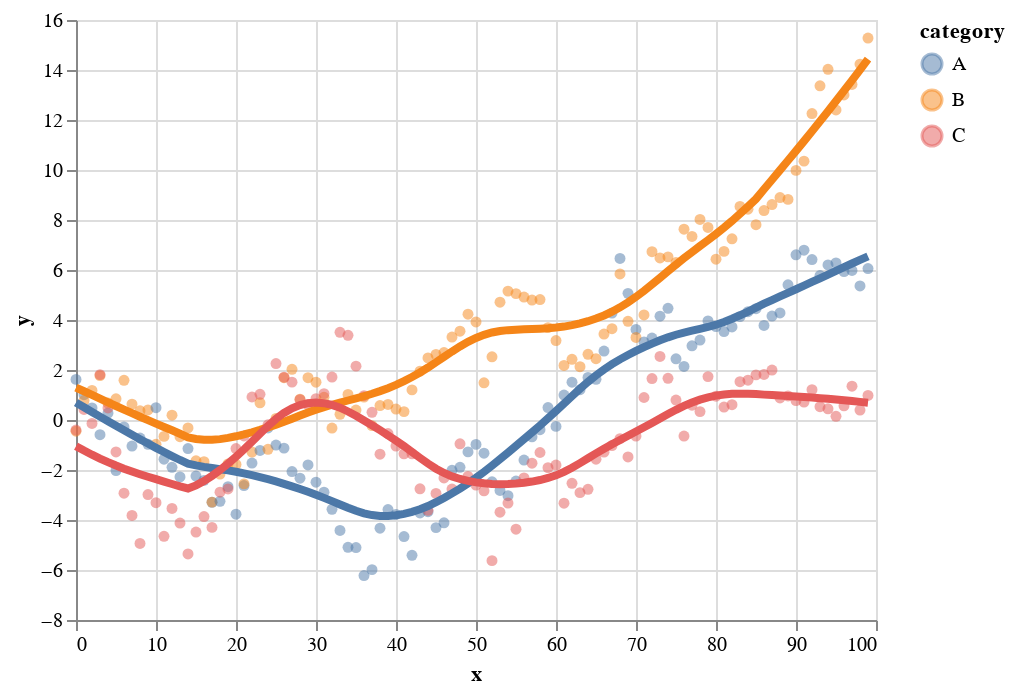

The notebook cell this image was saved under:
### Code cell
#Scatter Plot with LOESS Lines
import altair as alt
import pandas as pd
import numpy as np

np.random.seed(1)

source = pd.DataFrame({
    'x': np.arange(100),
    'A': np.random.randn(100).cumsum(),
    'B': np.random.randn(100).cumsum(),
    'C': np.random.randn(100).cumsum(),
})

base = alt.Chart(source).mark_circle(opacity=0.5).transform_fold(
    fold=['A', 'B', 'C'],
    as_=['category', 'y']
).encode(
    alt.X('x:Q'),
    alt.Y('y:Q'),
    alt.Color('category:N')
)

base + base.transform_loess('x', 'y', groupby=['category']).mark_line(size=4)

### Figure 1 — Vega-Lite specification as saved in the notebook (floating-point values rounded to 4 significant figures)
{"config": {"view": {"continuousWidth": 400, "continuousHeight": 300}}, "layer": [{"mark": {"type": "circle", "opacity": 0.5}, "encoding": {"color": {"field": "category", "type": "nominal"}, "x": {"field": "x", "type": "quantitative"}, "y": {"field": "y", "type": "quantitative"}}, "transform": [{"fold": ["A", "B", "C"], "as": ["category", "y"]}]}, {"mark": {"type": "line", "size": 4}, "encoding": {"color": {"field": "category", "type": "nominal"}, "x": {"field": "x", "type": "quantitative"}, "y": {"field": "y", "type": "quantitative"}}, "transform": [{"fold": ["A", "B", "C"], "as": ["category", "y"]}, {"loess": "y", "on": "x", "groupby": ["category"]}]}], "data": {"name": "data-2fe3f4d4a77c4fabb24bf59d737ffda0"}, "$schema": "https://vega.github.io/schema/vega-lite/v4.17.0.json", "datasets": {"data-2fe3f4d4a77c4fabb24bf59d737ffda0": [{"x": 0, "A": 1.624, "B": -0.4471, "C": -0.4009}, {"x": 1, "A": 1.013, "B": 0.7774, "C": 0.4231}, {"x": 2, "A": 0.4844, "B": 1.181, "C": -0.1392}, {"x": 3, "A": -0.5886, "B": 1.774, "C": 1.816}, {"x": 4, "A": 0.2769, "B": 0.6795, "C": 0.4837}, {"x": 5, "A": -2.025, "B": 0.8489, "C": -1.277}, {"x": 6, "A": -0.2799, "B": 1.589, "C": -2.928}, {"x": 7, "A": -1.041, "B": 0.6358, "C": -3.818}, {"x": 8, "A": -0.722, "B": 0.3696, "C": -4.937}, {"x": 9, "A": -0.9714, "B": 0.4022, "C": -2.981}, {"x": 10, "A": 0.4907, "B": -0.9709, "C": -3.308}, {"x": 11, "A": -1.569, "B": -0.6558, "C": -4.65}, {"x": 12, "A": -1.892, "B": 0.1904, "C": -3.536}, {"x": 13, "A": -2.276, "B": -0.6691, "C": -4.123}, {"x": 14, "A": -1.142, "B": -0.3186, "C": -5.359}, {"x": 15, "A": -2.242, "B": -1.631, "C": -4.484}, {"x": 16, "A": -2.414, "B": -1.67, "C": -3.86}, {"x": 17, "A": -3.292, "B": -3.285, "C": -4.295}, {"x": 18, "A": -3.25, "B": -2.164, "C": -2.888}, {"x": 19, "A": -2.667, "B": -1.755, "C": -2.759}, {"x": 20, "A": -3.768, "B": -1.78, "C": -1.142}, {"x": 21, "A": -2.623, "B": -2.555, "C": -0.6388}, {"x": 22, "A": -1.722, "B": -1.281, "C": 0.92}, {"x": 23, "A": -1.219, "B": 0.6861, "C": 1.029}, {"x": 24, "A": -0.3182, "B": -1.172, "C": -0.1904}, {"x": 25, "A": -1.002, "B": 0.06423, "C": 2.259}, {"x": 26, "A": -1.125, "B": 1.692, "C": 1.713}, {"x": 27, "A": -2.061, "B": 2.03, "C": 1.514}, {"x": 28, "A": -2.329, "B": 0.8306, "C": 0.814}, {"x": 29, "A": -1.798, "B": 1.694, "C": 0.6106}, {"x": 30, "A": -2.49, "B": 1.513, "C": 0.8533}, {"x": 31, "A": -2.887, "B": 0.9091, "C": 1.055}, {"x": 32, "A": -3.574, "B": -0.3209, "C": 1.716}, {"x": 33, "A": -4.419, "B": 0.2296, "C": 3.508}, {"x": 34, "A": -5.09, "B": 1.022, "C": 3.388}, {"x": 35, "A": -5.103, "B": 0.3989, "C": 2.155}, {"x": 36, "A": -6.22, "B": 0.9195, "C": 0.9724}, {"x": 37, "A": -5.986, "B": -0.2249, "C": 0.3066}, {"x": 38, "A": -4.326, "B": 0.577, "C": -1.368}, {"x": 39, "A": -3.584, "B": 0.6236, "C": -0.5426}, {"x": 40, "A": -3.776, "B": 0.437, "C": -1.041}, {"x": 41, "A": -4.663, "B": 0.3352, "C": -1.352}, {"x": 42, "A": -5.411, "B": 1.204, "C": -1.354}, {"x": 43, "A": -3.718, "B": 1.955, "C": -2.75}, {"x": 44, "A": -3.667, "B": 2.484, "C": -3.612}, {"x": 45, "A": -4.304, "B": 2.622, "C": -2.937}, {"x": 46, "A": -4.113, "B": 2.7, "C": -2.318}, {"x": 47, "A": -2.013, "B": 3.318, "C": -2.762}, {"x": 48, "A": -1.893, "B": 3.55, "C": -0.951}, {"x": 49, "A": -1.276, "B": 4.233, "C": -2.257}, {"x": 50, "A": -0.9756, "B": 3.923, "C": -2.602}, {"x": 51, "A": -1.328, "B": 1.488, "C": -2.833}, {"x": 52, "A": -2.47, "B": 2.527, "C": -5.626}, {"x": 53, "A": -2.82, "B": 4.714, "C": -3.688}, {"x": 54, "A": -3.029, "B": 5.155, "C": -3.322}, {"x": 55, "A": -2.442, "B": 5.055, "C": -4.366}, {"x": 56, "A": -1.603, "B": 4.919, "C": -2.315}, {"x": 57, "A": -0.6719, "B": 4.8, "C": -1.73}, {"x": 58, "A": -0.3863, "B": 4.817, "C": -1.3}, {"x": 59, "A": 0.4989, "B": 3.695, "C": -1.907}, {"x": 60, "A": -0.2555, "B": 3.178, "C": -1.801}, {"x": 61, "A": 0.9973, "B": 2.181, "C": -3.326}, {"x": 62, "A": 1.51, "B": 2.43, "C": -2.531}, {"x": 63, "A": 1.212, "B": 2.133, "C": -2.906}, {"x": 64, "A": 1.701, "B": 2.628, "C": -2.772}, {"x": 65, "A": 1.625, "B": 2.453, "C": -1.57}, {"x": 66, "A": 2.757, "B": 3.44, "C": -1.285}, {"x": 67, "A": 4.277, "B": 3.653, "C": -1.023}, {"x": 68, "A": 6.462, "B": 5.844, "C": -0.746}, {"x": 69, "A": 5.066, "B": 3.948, "C": -1.479}, {"x": 70, "A": 3.622, "B": 3.301, "C": -0.6433}, {"x": 71, "A": 3.117, "B": 4.202, "C": 0.9001}, {"x": 72, "A": 3.277, "B": 6.731, "C": 1.659}, {"x": 73, "A": 4.153, "B": 6.482, "C": 2.544}, {"x": 74, "A": 4.469, "B": 6.526, "C": 1.666}, {"x": 75, "A": 2.447, "B": 6.299, "C": 0.7987}, {"x": 76, "A": 2.14, "B": 7.631, "C": -0.6422}, {"x": 77, "A": 2.968, "B": 7.343, "C": 0.5901}, {"x": 78, "A": 3.199, "B": 8.023, "C": 0.3359}, {"x": 79, "A": 3.961, "B": 7.704, "C": 1.736}, {"x": 80, "A": 3.738, "B": 6.431, "C": 0.9538}, {"x": 81, "A": 3.537, "B": 6.745, "C": 0.5163}, {"x": 82, "A": 3.724, "B": 7.248, "C": 0.6117}, {"x": 83, "A": 4.134, "B": 8.541, "C": 1.533}, {"x": 84, "A": 4.332, "B": 8.431, "C": 1.594}, {"x": 85, "A": 4.451, "B": 7.813, "C": 1.805}, {"x": 86, "A": 3.781, "B": 8.376, "C": 1.822}, {"x": 87, "A": 4.158, "B": 8.617, "C": 1.999}, {"x": 88, "A": 4.28, "B": 8.897, "C": 0.8823}, {"x": 89, "A": 5.41, "B": 8.824, "C": 0.9632}, {"x": 90, "A": 6.609, "B": 9.985, "C": 0.7767}, {"x": 91, "A": 6.794, "B": 10.35, "C": 0.7198}, {"x": 92, "A": 6.418, "B": 12.26, "C": 1.212}, {"x": 93, "A": 5.78, "B": 13.37, "C": 0.5315}, {"x": 94, "A": 6.203, "B": 14.03, "C": 0.447}, {"x": 95, "A": 6.281, "B": 12.4, "C": 0.1496}, {"x": 96, "A": 5.937, "B": 13.0, "C": 0.5669}, {"x": 97, "A": 5.98, "B": 13.42, "C": 1.352}, {"x": 98, "A": 5.36, "B": 14.24, "C": 0.3963}, {"x": 99, "A": 6.058, "B": 15.28, "C": 0.9822}]}}
